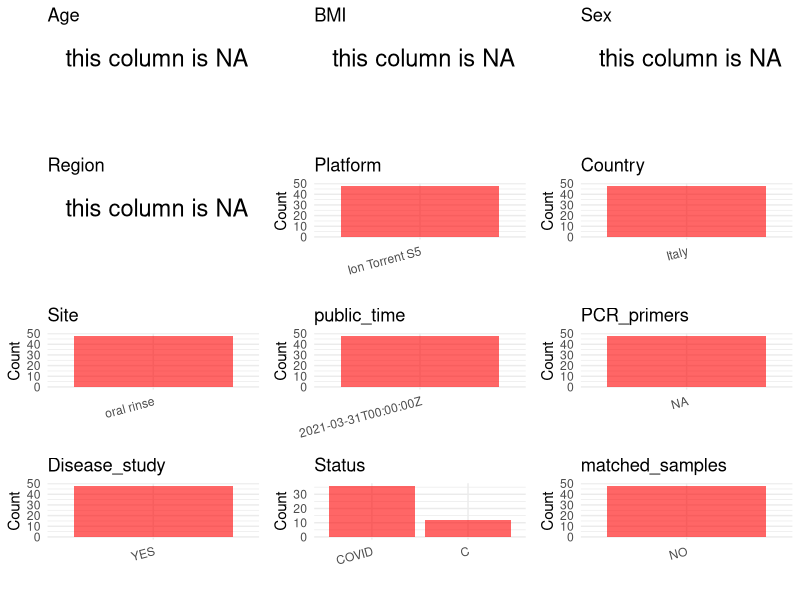

This figure's R source: (Note: this script raises an error after producing the figure.)
## ---- chunk 1
# Load necessary libraries
library(dplyr)
library(ggplot2)
library(cowplot)
library(stringr)

# Set working directory (update this path to your local directory)
setwd("E:/bioproject_YL/PRJEB42999")

# Read the initial metadata files
initial_meta <- read.csv("SraRunTable.csv", header = T)

# Display the first few rows of the metadata
head(initial_meta)
## ---- chunk 2
# Create a uniform metadata dataframe
metadata <- data.frame(
  BioProject = initial_meta$BioProject,
  Run = initial_meta$Run,
  sample_name = initial_meta$Submitter_Id,
  Age = NA,
  BMI = NA,  
  Sex = NA,
  Region = NA,
  Platform = initial_meta$Instrument,
  Country = "Italy",
  Site = "oral rinse",
  public_time = initial_meta$ReleaseDate,
  Status = initial_meta$Sample_name,
  stringsAsFactors = FALSE
)
## ---- chunk 3
# Add information obtained from the publication
metadata$PCR_primers <- "NA"
metadata$title <- "Oral microbiome dysbiosis is associated with symptoms severity and local immune inflammatory response in COVID-19 patients A cross-sectional study"
metadata$Disease_study <- "YES"
# Assign disease status based on sample_name patterns
metadata <- metadata %>%
  mutate(Status = case_when(
    str_detect(Status, "^COVID") ~ "COVID",
    str_detect(Status, "^CTR") ~ "C",
    TRUE ~ Status
  ))

# Check initial data distribution
cat("Initial sample distribution:\n")
table(metadata$sample_name)
table(metadata$Site)

# Calculate sampling frequency per subject
sample_counts <- table(metadata$sample_name)
cat("\nNumber of samples per subject:\n")
print(sample_counts)

# Create matched_samples column
metadata$matched_samples <- ifelse(metadata$sample_name %in% names(sample_counts[sample_counts >= 2]), "YES", "NO")

cat("\nMatched samples distribution:\n")
table(metadata$matched_samples)

# Identify samples for removal: single samples excluding oral rinse
single_samples <- names(sample_counts[sample_counts == 1])
samples_to_remove <- metadata$sample_name %in% single_samples & 
                     !(metadata$Site %in% c("oral rinse"))

cat("\nNumber of samples to be removed:", sum(samples_to_remove), "\n")

# Remove identified samples
metadata_clean <- metadata[!samples_to_remove, ]

cat("\nFinal sample distribution after cleaning:\n")
table(metadata_clean$sample_name)
table(metadata_clean$Site)
table(metadata_clean$matched_samples)

# Use cleaned dataset for subsequent analysis
metadata <- metadata_clean
## ---- chunk 4
# Check the number of unique runs and sample names
print(paste("Number of unique runs:", length(unique(metadata$Run))))
print(paste("Number of unique sample names:", length(unique(metadata$sample_name))))
## ---- chunk 5
# Select columns for visualization
plot_data <- metadata %>%
  select(-BioProject, -Run, -sample_name, -title)

# Function to create simple plots for each column
create_simple_plots <- function(data) {
  plots <- list()
  
  for (col in colnames(data)) {
    # Check if the column is all NA
    if (all(is.na(data[[col]]))) {
      # Create an empty plot with text indicating all NA
      p <- ggplot() +
        annotate("text", x = 0.5, y = 0.5, label = "this column is NA", size = 6) +
        labs(title = col) +
        theme_void()
    } else if (is.numeric(data[[col]])) {
      # Numeric variable: histogram
      p <- ggplot(data, aes(x = .data[[col]])) +
        geom_histogram(fill = "blue", alpha = 0.6, bins = 20, na.rm = TRUE) +
        labs(title = col) +
        theme_minimal()
    } else {
      # Categorical variable: bar plot (remove NA values)
      count_data <- as.data.frame(table(data[[col]], useNA = "ifany"))
      p <- ggplot(count_data, aes(x = reorder(Var1, -Freq), y = Freq)) +
        geom_col(fill = "red", alpha = 0.6) +
        labs(title = col, x = NULL, y = "Count") +
        theme_minimal() +
        theme(axis.text.x = element_text(angle = 15, hjust = 1))
    }
    plots[[col]] <- p
  }
  
  return(plots)
}

# Generate and arrange plots
plots <- create_simple_plots(plot_data)
p<-plot_grid(plots$Age, 
          plots$BMI, 
          plots$Sex, 
          plots$Region, 
          plots$Platform, 
          plots$Country, 
          plots$Site,
          plots$public_time, 
          plots$PCR_primers,
          plots$Disease_study,
          plots$Status,
          plots$matched_samples,# add 
          ncol = 3, align = "hv", axis = "lb")
ggsave("Metadata_Summary.png", plot = p, width = 8, height = 6, dpi = 150)
## ---- chunk 6
knitr::include_graphics("Metadata_Summary.png")
## ---- chunk 7
# Reorder columns to match the desired format
metadata <- metadata[, c(
  "BioProject", "Run", "sample_name", "Age", "BMI", "Sex", 
  "Region", "Platform", "Country", "Site", "public_time", 
  "PCR_primers", "title", "Disease_study", "Status", "matched_samples"
)]

# Export the uniform metadata to a CSV file
write.csv(metadata, file = "metadata.csv", quote = FALSE)
head(metadata)
